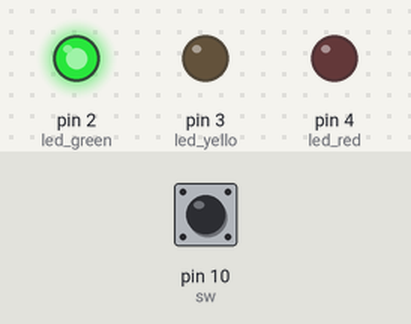
This sketch was run on a simulated Arduino Uno, built with avr-gcc and run on an emulated ATmega328P. On the bench: output pins drawn as LEDs (lit = HIGH). Inputs (shaded band) come from the test bench; at power-on: pin 10 (sw) HIGH.

Above: at 1.5 s.
At 3.5 s:
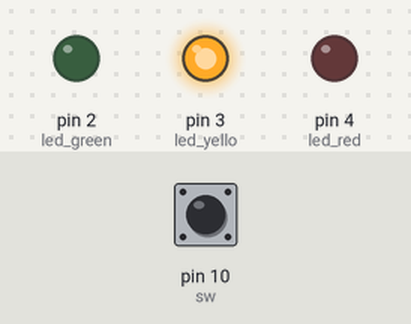
At 5.5 s:
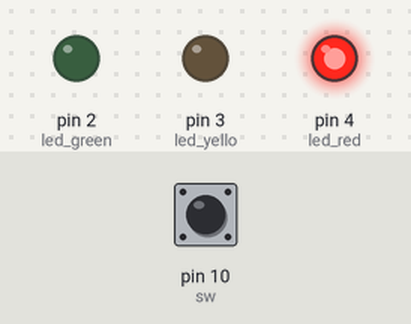
Timing chart, 0 to 9.1 s (numbered marks = the images above):
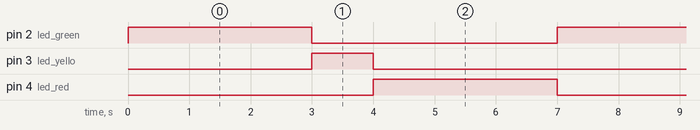

Measured:
- by itself, pin 2 (led_green), pin 4 (led_red): alternates HIGH for 3.0 s and LOW for 4.0 s
- by itself, pin 3 (led_yello): alternates HIGH for 1.0 s and LOW for 6.0 s
- by itself, everything shown: repeats every 7.0 s, in 4 steps

The sketch:

traffic_Light.ino
```cpp
int sw=10;
int led_yello=3;
int led_green=2;
int led_red=4;

void setup() {
  // put your setup code here, to run once:
  pinMode(led_yello,OUTPUT);
  pinMode(led_green,OUTPUT);
  pinMode(led_red,OUTPUT);
  pinMode(sw,INPUT_PULLUP);
  Serial.begin(9600);
}

void loop() {
  for(int color=2;color<5;color++){
    if(digitalRead(sw)==LOW){
      color=2;
    }
    turn_on_led(color);
  }
}
void turn_on_led(int color){
  digitalWrite(color,HIGH);
  switch(color){
    case 2:
      delay(3000);
      digitalWrite(color,LOW);
      break;
    case 3:
      delay(1000);
      digitalWrite(color,LOW);
      break;
    case 4:
      delay(3000);
      digitalWrite(color,LOW);
      break;
  }

}
```
